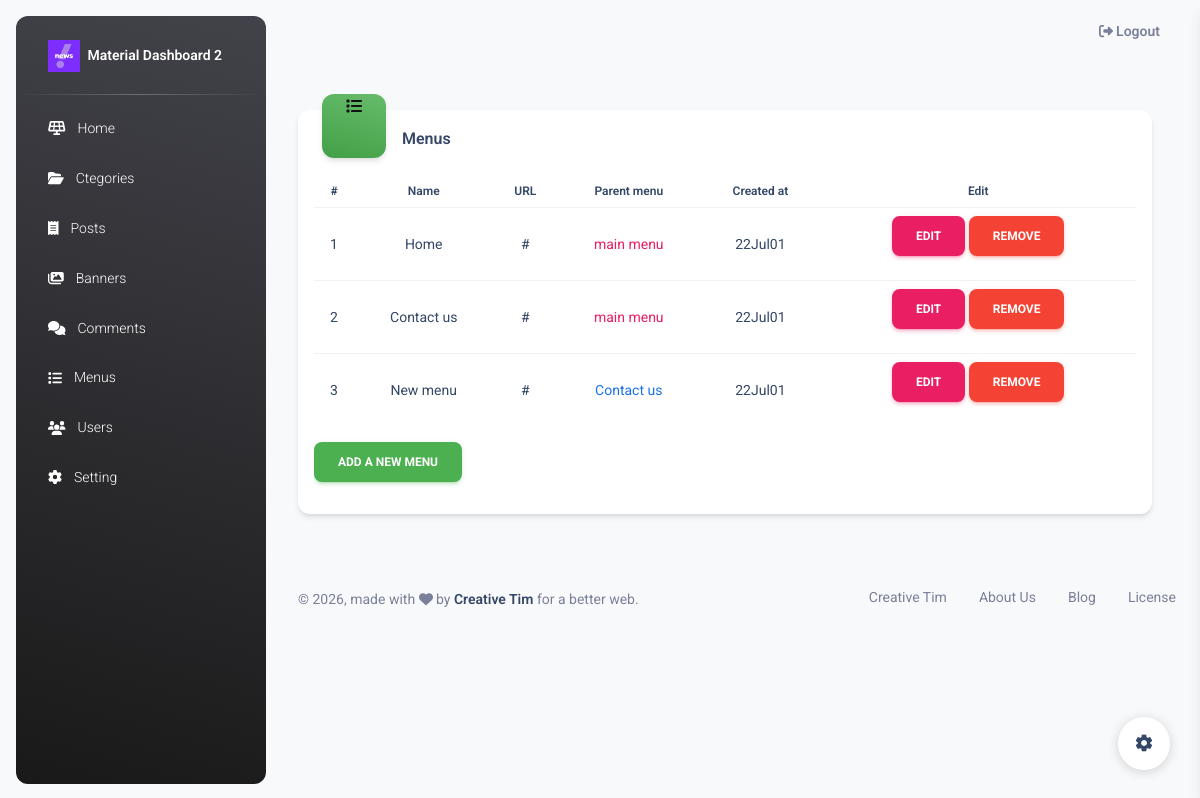
/admin/menu (signed in), run on the app's committed database.
### tables this page shows
CREATE TABLE `setting` (
  `id` int(10) UNSIGNED NOT NULL,
  `title` varchar(120) DEFAULT NULL,
  `description` text DEFAULT NULL,
  `keywords` text DEFAULT NULL,
  `logo` text DEFAULT NULL,
  `icon` text DEFAULT NULL,
  `created_at` datetime NOT NULL,
  `updated_at` datetime DEFAULT NULL
);

CREATE TABLE `menus` (
  `id` int(10) UNSIGNED NOT NULL,
  `name` varchar(120) NOT NULL,
  `url` varchar(255) NOT NULL,
  `parent_id` int(10) UNSIGNED DEFAULT NULL,
  `created_at` datetime NOT NULL,
  `updated_at` datetime DEFAULT NULL
);

### activities/Admin/Menus.php (called while the page is built, shortened)
<?php
class Menus extends Admin
{
    public function index()
    {
        $db = new Database();
        $menus = $db->select("SELECT m.*, s.name as parent_name FROM menus m LEFT JOIN menus s ON m.parent_id = s.id ORDER BY `id`");
        require_once(BASE_PATH . "/template/admin/menus/index.php");
    }
}

### index.php (called while the page is built, shortened)
<?php
require_once("database/DataBase.php");
require_once("activities/Admin/Index.php");
require_once("activities/Admin/Menus.php");
function uri($reservedUrl, $class, $method, $requestMethod = 'GET')
{
    $currentUrl = explode('?', currentUrl())[0];
    $currentUrl = str_replace(CURRENT_DOMAIN, '', $currentUrl);
    $currentUrl = trim($currentUrl, '/');
    $currentUrlArray = explode('/', $currentUrl);
    $currentUrlArray = array_filter($currentUrlArray);
    $reservedUrl = trim($reservedUrl, '/');
    $reservedUrlArray = explode('/', $reservedUrl);
    $reservedUrlArray = array_filter($reservedUrlArray);
    if (sizeof($reservedUrlArray) != sizeof($currentUrlArray) || methodField() != $requestMethod) {
        return false;
    }
    $parameters = [];
    for ($key = 0; $key < count($reservedUrlArray); $key++) {
        if ($reservedUrlArray[$key][0] == "{" && $reservedUrlArray[$key][strlen($reservedUrlArray[$key]) - 1] == "}") {
            array_push($parameters, $currentUrlArray[$key]);
        } elseif ($reservedUrlArray[$key] !=  $currentUrlArray[$key]) {
            return false;
        }
    }
    $object = new $class;
    call_user_func_array(array($object, $method), $parameters);
    exit;
}
function protocol()
{
    return strpos($_SERVER['SERVER_PROTOCOL'], "https") ? "https://" : "http://";
}
function currentDomain()
{
    return trim(protocol()) . $_SERVER['HTTP_HOST'];
}
function asset($src)
{
    return trim(CURRENT_DOMAIN, "/ ") . "/" . trim($src, "/ ");
}
function url($url)
{
    return trim(CURRENT_DOMAIN, "/ ") . "/" . trim($url, "/ ");
}
function CurrentUrl()
{
    return currentDomain() . $_SERVER['REQUEST_URI'];
}
function methodField()
{
    return $_SERVER['REQUEST_METHOD'];
}
uri("admin/menu", "Admin\menus", "index");

### database/Database.php (called while the page is built, shortened)
<?php
class Database
{
    private $connection;
    private $options = array(PDO::ATTR_ERRMODE => PDO::ERRMODE_EXCEPTION, PDO::ATTR_DEFAULT_FETCH_MODE => PDO::FETCH_ASSOC, PDO::MYSQL_ATTR_INIT_COMMAND => 'SET NAMES utf8');
    private $dbHost = DB_HOST;
    private $dbUserName = DB_USERNAME;
    private $dbName = DB_NAME;
    private $dbPassword = DB_PASSWORD;
    public function __construct()
    {
        try {
            $this->connection = new PDO("mysql:host=" . $this->dbHost . ";dbname=" . $this->dbName, $this->dbUserName, $this->dbPassword, $this->options);
        } catch (PDOException $e) {
            echo $e->getMessage();
            exit;
        }
    }
    public function select($sql, $values = null)
    {
        try {
            $sta = $this->connection->prepare($sql);
            if ($values == null) {
                $sta->execute();
            } else {
                $sta->execute($values);
            }
            return $sta->fetchAll();
        } catch (PDOException $e) {
            echo $e->getMessage();
            return false;
        }
    }
}

### template/admin/menus/index.php (the view, shortened to what this page needs)
<!DOCTYPE html>
<html lang="en">
<head>
    <?php
    require BASE_PATH . "/template/admin/layouts/head.php";
    ?>
</head>
<body class="g-sidenav-show  bg-gray-100">
    <?php require BASE_PATH . "/template/admin/layouts/aside.php" ?>
    <main class="main-content border-radius-lg ">
        <?php require BASE_PATH . "/template/admin/layouts/navbar.php"; ?>
        <div class="container-fluid py-4">
            <div class="row">
                <div class="row mt-4">
                    <div class="col-12">
                        <div class="card mb-4 ">
                            <div class="d-flex">
                                <div class="icon icon-shape icon-lg bg-gradient-success shadow text-center border-radius-xl mt-n3 ms-4">
                                    <i class="fa fa-list" aria-hidden="true"></i>
                                </div>
                                <h6 class="mt-3 mb-2 ms-3 ">Menus</h6>
                            </div>
                            <div class="card-body p-3">
                                <div class="row">
                                    <div class="col-lg-12 col-md-12">
                                        <div class="table-responsive">
                                            <table class="table align-items-center ">
                                                <tbody>
                                                    <tr>
                                                        <td class="text-center">
                                                            <div class="text-center">
                                                                <h6 class="text-xs font-weight-bold mb-0 ">#</h6>
                                                            </div>
                                                        </td>
                                                        <td class="text-center">
                                                            <div class="text-center">
                                                                <h6 class="text-xs font-weight-bold mb-0 ">Name</h6>
                                                            </div>
                                                        </td>
                                                        <td class="text-center">
                                                            <div class="text-center">
                                                                <h6 class="text-xs font-weight-bold mb-0 ">URL</h6>
                                                            </div>
                                                        </td>
                                                        <td class="text-center">
                                                            <div class="text-center">
                                                                <h6 class="text-xs font-weight-bold mb-0 ">Parent menu</h6>
                                                            </div>
                                                        </td>
                                                        <td>
                                                            <div class="text-center">
                                                                <h6 class="text-xs font-weight-bold mb-0">Created at</h6>
                                                            </div>
                                                        </td>
                                                        <td class="align-middle text-sm">
                                                            <div class="col text-center">
                                                                <h6 class="text-xs font-weight-bold mb-0 ">Edit</h6>
                                                            </div>
                                                        </td>
                                                    </tr>
                                                    <?php
                                                    $counter = 0;
                                                    foreach ($menus as $menu) {
                                                        $counter++; ?>
                                                        <tr>
                                                            <td class="text-center">
                                                                <div class="col text-center">
                                                                    <h6 class="text-sm font-weight-normal mb-0 "><?= $counter ?></h6>
                                                                </div>
                                                            </td>
                                                            <td class="text-center">
                                                                <div class="col text-center">
                                                                    <h6 class="text-sm font-weight-normal mb-0 "><?= $menu['name'] ?></h6>
                                                                </div>
                                                            </td>
                                                            <td class="text-center">
                                                                <div class="col text-center">
                                                                    <h6 class="text-sm font-weight-normal mb-0 "><a href="<?= $menu['url'] ?>"><?= $menu['url'] ?></a></h6>
                                                                </div>
                                                            </td>
                                                            <td class="text-center">
                                                                <div class="col text-center">
                                                                    <?php if ($menu['parent_id'] == NULL) { ?>
                                                                        <h6 class="text-sm font-weight-normal mb-0 text-primary">main menu</h6>
                                                                    <?php } else { ?>
                                                                        <h6 class="text-sm font-weight-normal mb-0 text-info"><?= $menu['parent_name'] ?></h6>
                                                                    <?php } ?>
                                                                </div>
                                                            </td>
                                                            <td>
                                                                <div class="text-center">
                                                                    <h6 class="text-sm font-weight-normal mb-0 "><?= date("y", strtotime($menu['created_at'])) . date("M", strtotime($menu['created_at'])) . date("d", strtotime($menu['created_at'])) ?></h6>
                                                                </div>
                                                            </td>
                                                            <td class="align-middle text-sm">
                                                                <div class="col text-center">
                                                                    <h6 class="text-sm font-weight-normal mb-0 ">
                                                                        <a href="<?= url("admin/menu/edit/{$menu['id']}") ?>" class="btn btn-primary">Edit</a>
                                                                        <a href="<?= url("admin/menu/delete/" . $menu['id']) ?>" class="btn btn-danger" onclick="return confirm('Are you sure to delete <?= $menu['name'] ?>?');">remove</a>
                                                                    </h6>
                                                                </div>
                                                            </td>
                                                        </tr>
                                                    <?php } ?>
                                                </tbody>
                                            </table>
                                            <a href="<?= url("admin/menu/create") ?>" class="btn btn-success">Add a new menu</a>
                                        </div>
                                    </div>
                                </div>
                            </div>
                        </div>
                    </div>
                </div>
            </div>
            <?php require BASE_PATH . "/template/admin/layouts/footer.php"; ?>
    </main>
</body>
</html>

### template/admin/layouts/aside.php (shortened to what this page needs)
<?php
$db = new Database();
$logoImg = $db->select("SELECT * FROM setting")[0]['logo']; ?>
<aside class="sidenav navbar navbar-vertical navbar-expand-xs border-0 border-radius-xl my-3 fixed-start ms-3   bg-gradient-dark" id="sidenav-main">
    <div class="sidenav-header">
        <a class="navbar-brand m-0" href=" https://demos.creative-tim.com/material-dashboard/pages/dashboard " target="_blank">
            <img src="<?=asset($logoImg)?>" class="navbar-brand-img h-100" alt="main_logo">
            <span class="ms-1 font-weight-bold text-white">Material Dashboard 2</span>
        </a>
    </div>
    <hr class="horizontal light mt-0 mb-2">
    <div class="collapse navbar-collapse  w-auto " id="sidenav-collapse-main">
        <ul class="navbar-nav">
            <li class="nav-item">
                <a class="nav-link text-white " href="<?= url("admin") ?>">
                    <div class="text-white text-center me-2 d-flex align-items-center justify-content-center">
                        <i class="fa fa-solar-panel"></i>
                    </div>
                    <span class="nav-link-text ms-1">Home</span>
                </a>
            </li>
            <li class="nav-item">
                <a class="nav-link text-white " href="<?= url("admin/category") ?>">
                    <div class="text-white text-center me-2 d-flex align-items-center justify-content-center">
                        <i class="fa fa-folder-open"></i>
                    </div>
                    <span class="nav-link-text ms-1">Ctegories</span>
                </a>
            </li>
            <li class="nav-item">
                <a class="nav-link text-white " href="<?= url("admin/post") ?>">
                    <div class="text-white text-center me-2 d-flex align-items-center justify-content-center">
                        <i class="fa fa-receipt"></i>
                    </div>
                    <span class="nav-link-text ms-1">Posts</span>
                </a>
            </li>
            <li class="nav-item">
                <a class="nav-link text-white " href="<?= url("admin/banner") ?>">
                    <div class="text-white text-center me-2 d-flex align-items-center justify-content-center">
                        <i class="fa fa-images"></i>
                    </div>
                    <span class="nav-link-text ms-1">Banners</span>
                </a>
            </li>
            <li class="nav-item">
                <a class="nav-link text-white " href="<?= url("admin/comment") ?>">
                    <div class="text-white text-center me-2 d-flex align-items-center justify-content-center">
                        <i class="fa fa-comments"></i>
                    </div>
                    <span class="nav-link-text ms-1">Comments</span>
                </a>
            </li>
            <li class="nav-item">
                <a class="nav-link text-white " href="<?= url("admin/menu") ?>">
                    <div class="text-white text-center me-2 d-flex align-items-center justify-content-center">
                        <i class="fa fa-list"></i>
                    </div>
                    <span class="nav-link-text ms-1">Menus</span>
                </a>
            </li>
            <li class="nav-item">
                <a class="nav-link text-white " href="<?= url("admin/user") ?>">
                    <div class="text-white text-center me-2 d-flex align-items-center justify-content-center">
                        <i class="fa fa-users"></i>
                    </div>
                    <span class="nav-link-text ms-1">Users</span>
                </a>
            </li>
            <li class="nav-item">
                <a class="nav-link text-white " href="<?= url("admin/setting") ?>">
                    <div class="text-white text-center me-2 d-flex align-items-center justify-content-center">
                        <i class="fa fa-gear"></i>
                    </div>
                    <span class="nav-link-text ms-1">Setting</span>
                </a>
            </li>
        </ul>
    </div>
</aside>

### data on the page
setting: logo (picture)
menus: name "Home", url "#", shows "main menu", created_at "22", created_at "Jul", created_at "01"
menus: name "Contact us", url "#", shows "main menu", created_at "22", created_at "Jul", created_at "01"
menus: name "New menu", url "#", parent.name "Contact us", created_at "22", created_at "Jul", created_at "01"
